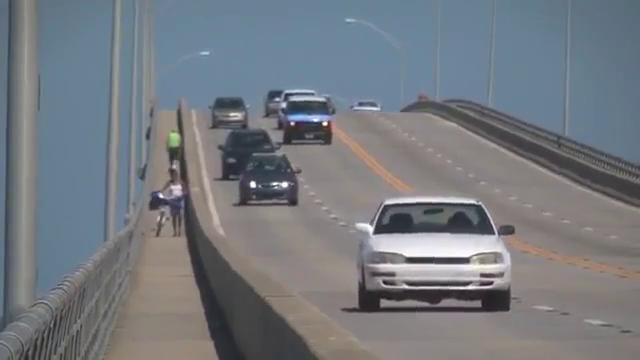
#> input picture frame 91 of Resources/Videos/slow_traffic_small.mp4, 640 x 360 px, given in place of vtest.avi, which was not available
$ python motion_detection.py
#> lines starting #> are read from the running program, lines starting #| are printed output that depends on the picture; after the words box and inside, x2 and y2 are one past the last pixel; in counts of white or black regions, pixels touching at a corner belong together; pictures that were not available may be replaced by others from this repository, and a replacement may not be noted
import cv2
import numpy as np

cap = cv2.VideoCapture('vtest.avi')
_, frame1 = cap.read()
#> frame1 is the input picture: shape (360, 640, 3); mean B, G, R 127.8, 121.7, 116.8
_, frame2 = cap.read()
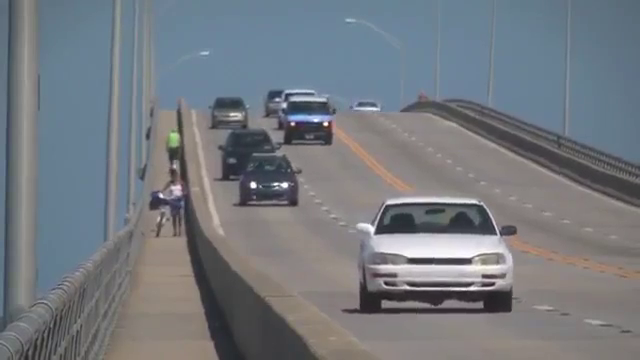
#> input picture frame 92 of Resources/Videos/slow_traffic_small.mp4, 640 x 360 px, given in place of vtest.avi, which was not available
#> frame2 is the input picture: shape (360, 640, 3); mean B, G, R 127.8, 121.7, 116.8

# diff -> gray -> blured -> threshold -> dilate -> contours

while cap.isOpened():
    diff = cv2.absdiff(frame1, frame2)
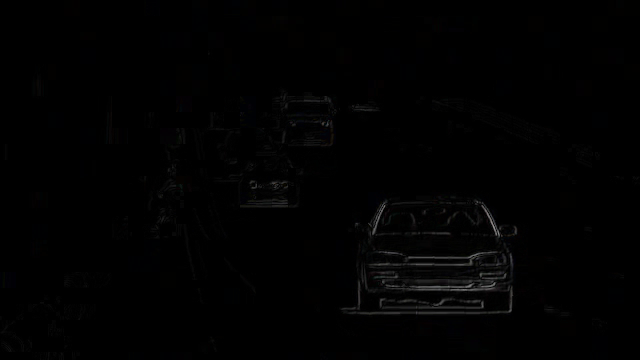
#> diff: shape (360, 640, 3); mean B, G, R 1.6, 1.5, 1.5
    gray = cv2.cvtColor(diff, cv2.COLOR_BGR2GRAY)
    blur = cv2.GaussianBlur(gray, (5, 5), 0)
    _, thresh = cv2.threshold(blur, 20, 255, cv2.THRESH_BINARY)
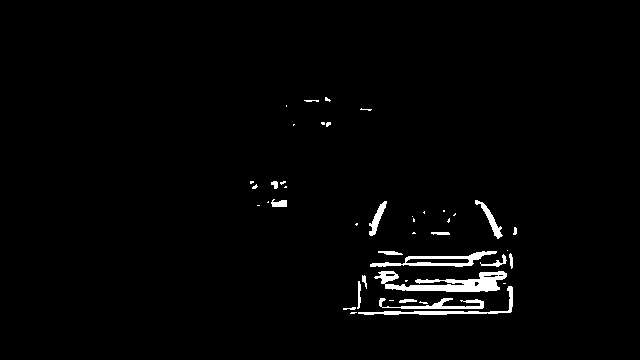
#> thresh: shape (360, 640); 1.9% white; 44 white regions (26 under 20 px), largest, box (x1, y1, x2, y2) and area: (374, 271, 507, 292) 1382, (370, 251, 497, 267) 689, (358, 286, 513, 315) 547
    dilated = cv2.dilate(thresh, None, iterations=3)
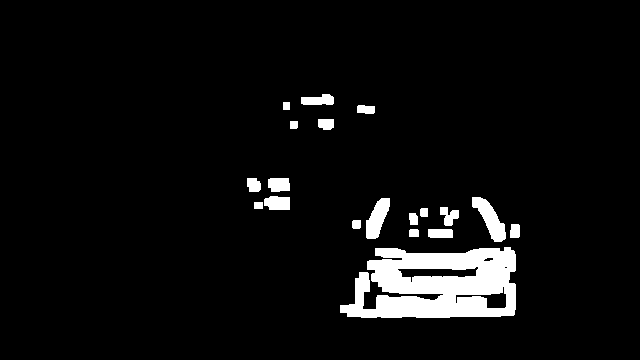
#> dilated: shape (360, 640); 5.5% white; 19 white regions
    contours, _ = cv2.findContours(dilated, cv2.RETR_TREE, cv2.CHAIN_APPROX_SIMPLE)
#> contours = 23 contours, 1 with area under 20; largest, box (x1, y1, x2, y2) and area: (340, 247, 516, 318) 9456, (472, 197, 506, 242) 646, (397, 266, 479, 283) 634, (366, 198, 390, 239) 543, (455, 286, 507, 309) 405

    for contour in contours:
        (x, y, w, h) = cv2.boundingRect(contour)

        if cv2.contourArea(contour) < 900:
            continue
        cv2.rectangle(frame1, (x, y), (x + w, y + h), (0, 0, 255), 2)
        cv2.putText(frame1, "Status: {}".format("Movement"), (10, 20), cv2.FONT_HERSHEY_SIMPLEX, 1, (0, 0, 255), 3)
#> this loop made 23 passes
#> (x, y, w, h) on passes 1 to 12: (340, 247, 176, 71), (455, 286, 52, 23), (504, 266, 4, 3), (397, 266, 82, 17), (483, 257, 11, 5), (428, 229, 25, 9), (409, 229, 10, 8), (510, 224, 10, 14), (352, 220, 9, 9), (409, 213, 9, 12), (420, 208, 8, 9), (440, 207, 19, 19)
#> (contour, x, y, w, h) on passes 13, 22: ([[254, 202], [254, 208], [262, 208], [262, 202]], 254, 202, 9, 7), ([[283, 102], [283, 109], [289, 109], [289, 102]], 283, 102, 7, 8)
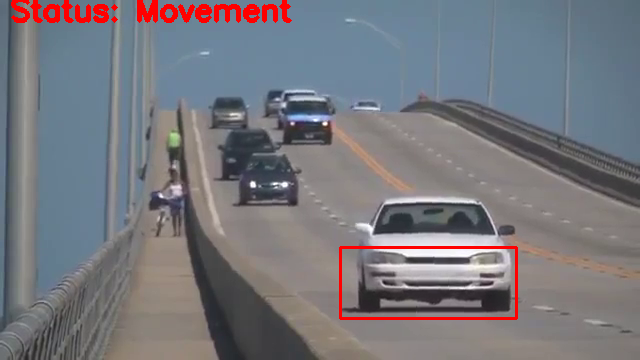
#> frame1: shape (360, 640, 3); 1.99% of pixels changed, all inside (x1, y1, x2, y2) = (11, 0, 518, 320)
    # cv2.drawContours(frame1, contours, -1, (0,255,0), 2)

    cv2.imshow('feed', frame1)
    frame1 = frame2
    ret, frame2 = cap.read()

    if cv2.waitKey(40) == 27:
#> (key Esc is pressed here)
        break

cv2.destroyAllWindows()
cap.release()

$ run again, starting later in the video
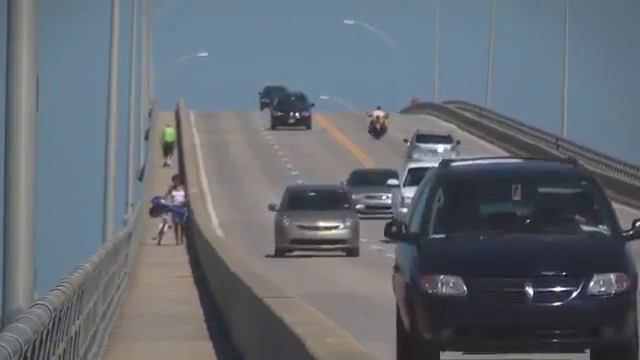
#> input picture frame 412 of Resources/Videos/slow_traffic_small.mp4, 640 x 360 px, given in place of vtest.avi, which was not available
#> frame1 is the input picture: shape (360, 640, 3); mean B, G, R 114.8, 107.1, 100.1
#> `_, thresh = cv2.threshold(blur, 20, 255, cv2.THRESH_BINARY)`:
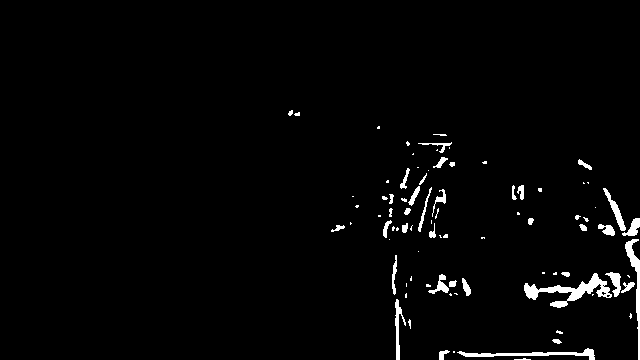
#> thresh: shape (360, 640); 2.2% white; 86 white regions (47 under 20 px), largest, box (x1, y1, x2, y2) and area: (524, 273, 612, 308) 955, (457, 348, 595, 360) 511, (625, 239, 640, 360) 499
#> dilated: shape (360, 640); 7.3% white; 28 white regions
#> contours = 33 contours, 5 with area under 20; largest, box (x1, y1, x2, y2) and area: (521, 185, 640, 360) 4768, (375, 131, 458, 243) 3890, (436, 345, 598, 360) 1504, (389, 252, 415, 360) 1326, (423, 271, 474, 299) 958
#> the loop `for contour in contours:` made 33 passes
#> (x, y, w, h) on passes 1, 2, 3, 4, 5, 7, 10, 11: (436, 345, 162, 15), (549, 327, 17, 20), (423, 271, 51, 28), (457, 285, 4, 6), (550, 269, 23, 11), (389, 252, 26, 108), (328, 219, 27, 16), (525, 215, 12, 13)
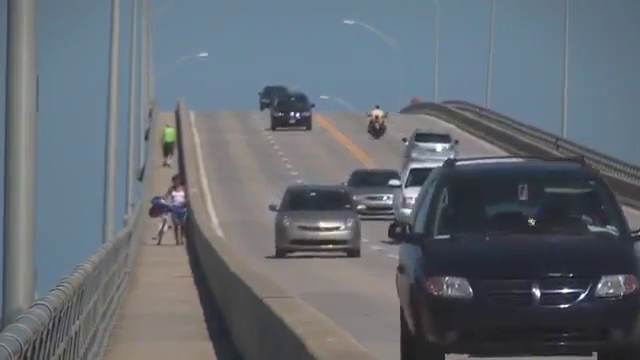
#> input picture frame 414 of Resources/Videos/slow_traffic_small.mp4, 640 x 360 px, given in place of vtest.avi, which was not available
#> frame2 is the input picture: shape (360, 640, 3); mean B, G, R 114.8, 107, 100

$ run again, starting later in the video
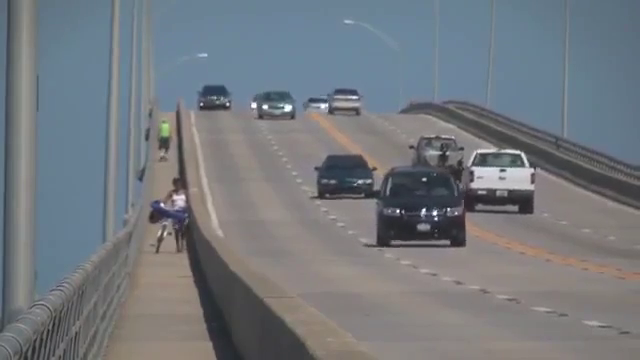
#> input picture frame 732 of Resources/Videos/slow_traffic_small.mp4, 640 x 360 px, given in place of vtest.avi, which was not available
#> frame1 is the input picture: shape (360, 640, 3); mean B, G, R 126.3, 120.7, 115.8
#> `_, thresh = cv2.threshold(blur, 20, 255, cv2.THRESH_BINARY)`:
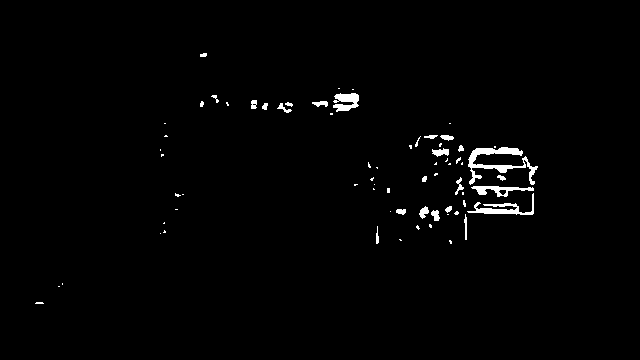
#> thresh: shape (360, 640); 1.3% white; 69 white regions (44 under 20 px), largest, box (x1, y1, x2, y2) and area: (468, 147, 538, 185) 804, (467, 193, 534, 215) 430, (333, 93, 359, 112) 331
#> dilated: shape (360, 640); 4.9% white; 27 white regions
#> contours = 38 contours, 5 with area under 20; largest, box (x1, y1, x2, y2) and area: (406, 132, 541, 243) 7568, (309, 85, 362, 118) 994, (248, 97, 271, 113) 278, (274, 99, 296, 116) 276, (505, 170, 527, 186) 248
#> the loop `for contour in contours:` made 38 passes
#> (x, y, w, h) on passes 1, 2, 3, 4, 5, 6, 7, 9: (32, 299, 15, 8), (55, 280, 11, 10), (446, 237, 9, 10), (396, 236, 9, 8), (373, 223, 9, 24), (157, 219, 12, 18), (387, 206, 22, 12), (172, 190, 15, 10)
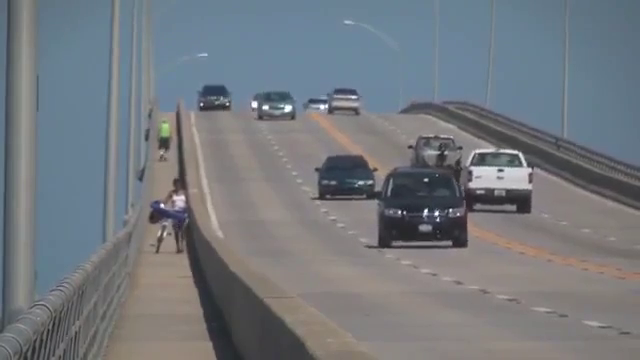
#> input picture frame 734 of Resources/Videos/slow_traffic_small.mp4, 640 x 360 px, given in place of vtest.avi, which was not available
#> frame2 is the input picture: shape (360, 640, 3); mean B, G, R 126.4, 120.8, 115.8
